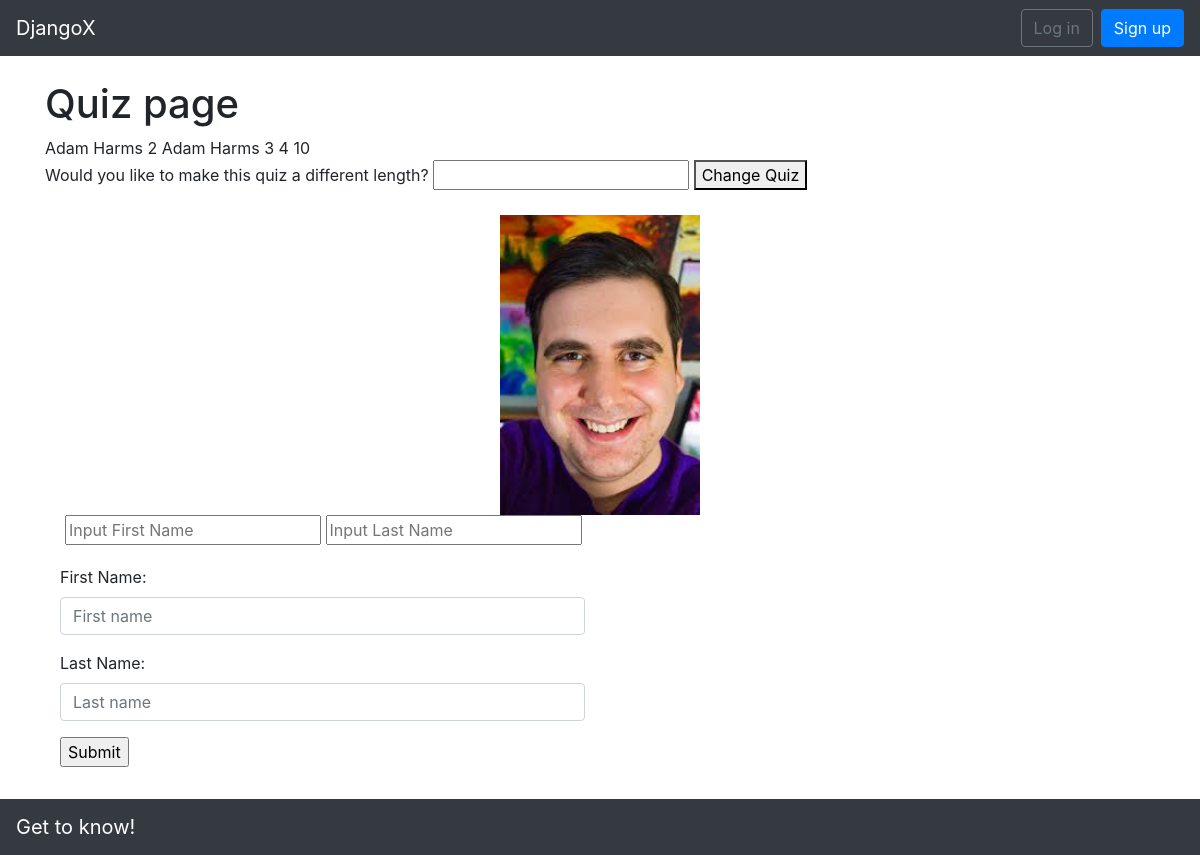
Screenshot of /view_quiz with the database file from the repository.
### users/models.py (models this page shows, shortened)
class CustomUser(AbstractUser):
    bio = models.TextField(max_length=800, blank=True)
    job_title = models.CharField(max_length=100, blank=True, verbose_name='Job Title')
    dob = models.DateField(null=True, blank=True, verbose_name='Date of Birth')
    boss = models.CharField(max_length=200, blank=True)
    work_group = models.CharField(max_length=200, blank=True)
    portrait = models.ImageField(upload_to='images/', null=True, blank=True)

### pages/views.py (the view)
# urls.py: path('view_quiz', views.View_quiz, name='view_quiz'),
def View_quiz(request):
    all = CustomUser.objects.all()
    quiz_size = QUIZ_SIZE
    return render(request, 'pages/view_quiz.html', locals())

### templates/pages/view_quiz.html (shortened to what this page needs)
{% extends '_base.html' %}
{% block content %}
<h1>Quiz page</h1>
    {% for i in all %}
        {% if i.id != user.id %}
            {{ i.first_name }} {{ i.last_name }} {{ i.id }}
        {% endif %}
    {% endfor %}
    {{ quiz_size }}
    <form action="" method="POST">
        <label for="quiz_sizer">Would you like to make this quiz a different length?</label>
        <input type="number" name="quiz_sizer">
        <button type="submit">Change Quiz</button>
    </form>
    <div class="quiz_container">
    <div style="padding: 20px">
        <img style="height: 300px; width: auto" src="../../static/images/h1.jpg" alt="">
        <div class="quiz_info">
            <form action="" method="post">
                <input type="text" name="name" placeholder="Input First Name">
                <input type="text" name="name" placeholder="Input Last Name">
            </form>
        </div>
    </div>
      <form class="form-horizontal ajax_form" id="user_quiz_form" action="/employees/verify_quiz_entry/" method="post" enctype="multipart/form-data" autocomplete="off" >
        <div class="form-group" id="form-group">
            <label class="control-label col-sm-4" for="fname" >First Name:</label>
            <div class="col-sm-6">
                <input type="text" class="form-control" id="fname" placeholder="First name" name="fname" autofocus>
            </div>
        </div>
        <div class="form-group" id="form-group">
            <label class="control-label col-sm-4" for="lname">Last Name:</label>
            <div class="col-sm-6">
                <input autocomplete="off" type="text" class="form-control" id="lname" placeholder="Last name" name="lname">
            </div>
        </div>
        <div class="form-group">
            <div class="col-sm-offset-2 col-sm-10">
                <input type="submit"  class="employee_quiz_button">
            </div>
        </div>
  </form>
</div>
    <br><br><br>
</div>
{% endblock content %}

### templates/_base.html (shortened to what this page needs)
{% load static %}
<!DOCTYPE html>
<html lang="en">
<head>
{% block css %}
<link rel="stylesheet" href="https://stackpath.bootstrapcdn.com/bootstrap/4.1.3/css/bootstrap.min.css">
<link rel="stylesheet" href="{% static 'css/base.css' %}">
{% endblock %}
</head>
<body>
{% include 'include/navbar.html' %}
  <div class="container">
    {% block content %}{% endblock content %}
   <nav class="navbar fixed-bottom navbar-dark bg-dark">
    <a class="navbar-brand" href="#">Get to know!</a>
  </nav>
</body>
</html>

### templates/include/navbar.html (shortened to what this page needs)
  <nav class="navbar navbar-expand-md navbar-dark bg-dark mb-4">
      <a class="navbar-brand" href="{% url 'home' %}">DjangoX</a>
      <div class="collapse navbar-collapse" id="navbarCollapse">
        {% if user.is_authenticated %}
          <ul class="navbar-nav ml-auto">
            <li class="nav-item">
              <a class="nav-link dropdown-toggle" href="#" id="userMenu" data-toggle="dropdown" aria-haspopup="true" aria-expanded="false">
                {{ user.email }}
              </a>
              <div class="dropdown-menu dropdown-menu-right" aria-labelledby="userMenu">
                <a class="dropdown-item" href="{% url 'account_change_password' %}">Change password</a>
                <div class="dropdown-divider"></div>
                <a class="dropdown-item" href="{% url 'account_logout' %}">Log out</a>
              </div>
            </li>
          </ul>
        {% else %}
          <form class="form-inline ml-auto">
            <a href="{% url 'account_login' %}" class="btn btn-outline-secondary">Log in</a>
            <a href="{% url 'account_signup' %}" class="btn btn-primary ml-2">Sign up</a>
          </form>
        {% endif %}
      </div>
    </nav>

### static/css/base.css (style rules this page uses)
img { display: block; margin-left: auto; margin-right: auto; width: 75% }

### rows the page displays
CustomUser: first_name "Adam", last_name "Harms", id "2"
CustomUser: first_name "Adam", last_name "Harms", id "3"
CustomUser: id "4"

### other values shown
{{ quiz_size }} "10"
